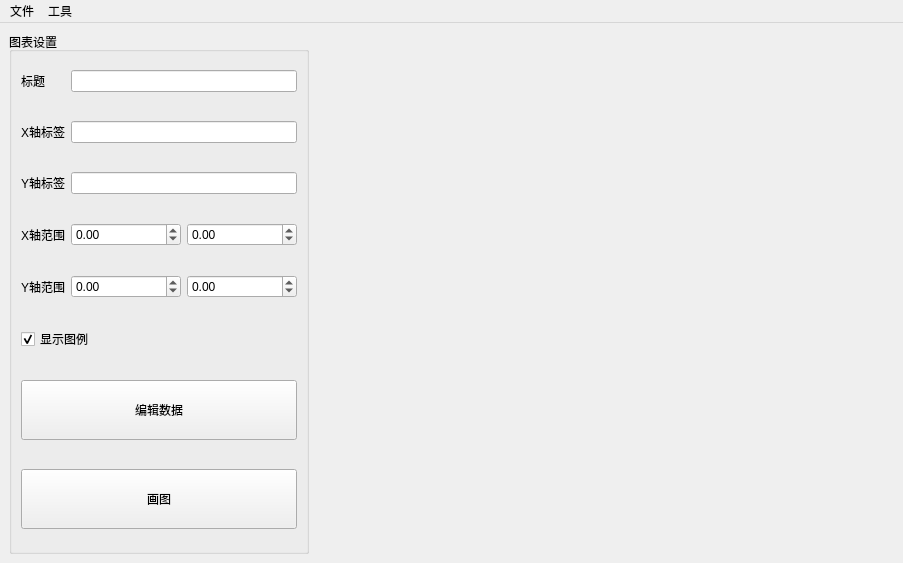
<?xml version="1.0" encoding="UTF-8"?>
<ui version="4.0">
 <class>MainWindow</class>
 <widget class="QMainWindow" name="MainWindow">
  <property name="geometry">
   <rect>
    <x>0</x>
    <y>0</y>
    <width>903</width>
    <height>563</height>
   </rect>
  </property>
  <property name="windowTitle">
   <string>平面折线图</string>
  </property>
  <widget class="QWidget" name="centralwidget">
   <layout class="QHBoxLayout" name="horizontalLayout">
    <item>
     <widget class="QGroupBox" name="groupBox">
      <property name="sizePolicy">
       <sizepolicy hsizetype="Maximum" vsizetype="Preferred">
        <horstretch>0</horstretch>
        <verstretch>0</verstretch>
       </sizepolicy>
      </property>
      <property name="minimumSize">
       <size>
        <width>300</width>
        <height>0</height>
       </size>
      </property>
      <property name="maximumSize">
       <size>
        <width>300</width>
        <height>16777215</height>
       </size>
      </property>
      <property name="title">
       <string>图表设置</string>
      </property>
      <layout class="QGridLayout" name="gridLayout">
       <property name="verticalSpacing">
        <number>20</number>
       </property>
       <item row="0" column="0">
        <widget class="QLabel" name="label">
         <property name="text">
          <string>标题</string>
         </property>
        </widget>
       </item>
       <item row="0" column="1" colspan="2">
        <widget class="QLineEdit" name="txtTitle"/>
       </item>
       <item row="1" column="0">
        <widget class="QLabel" name="label_2">
         <property name="text">
          <string>X轴标签</string>
         </property>
        </widget>
       </item>
       <item row="1" column="1" colspan="2">
        <widget class="QLineEdit" name="txtXLabel"/>
       </item>
       <item row="2" column="0">
        <widget class="QLabel" name="label_3">
         <property name="text">
          <string>Y轴标签</string>
         </property>
        </widget>
       </item>
       <item row="2" column="1" colspan="2">
        <widget class="QLineEdit" name="txtYLabel"/>
       </item>
       <item row="3" column="0">
        <widget class="QLabel" name="label_4">
         <property name="text">
          <string>X轴范围</string>
         </property>
        </widget>
       </item>
       <item row="3" column="2">
        <widget class="QDoubleSpinBox" name="spXlim1">
         <property name="minimumSize">
          <size>
           <width>110</width>
           <height>0</height>
          </size>
         </property>
         <property name="minimum">
          <double>-999999999.000000000000000</double>
         </property>
         <property name="maximum">
          <double>999999999.000000000000000</double>
         </property>
        </widget>
       </item>
       <item row="4" column="2">
        <widget class="QDoubleSpinBox" name="spYlim1">
         <property name="minimumSize">
          <size>
           <width>110</width>
           <height>0</height>
          </size>
         </property>
         <property name="minimum">
          <double>-999999999.000000000000000</double>
         </property>
         <property name="maximum">
          <double>999999999.000000000000000</double>
         </property>
        </widget>
       </item>
       <item row="3" column="1">
        <widget class="QDoubleSpinBox" name="spXlim0">
         <property name="sizePolicy">
          <sizepolicy hsizetype="Minimum" vsizetype="Fixed">
           <horstretch>0</horstretch>
           <verstretch>0</verstretch>
          </sizepolicy>
         </property>
         <property name="minimumSize">
          <size>
           <width>110</width>
           <height>0</height>
          </size>
         </property>
         <property name="minimum">
          <double>-999999999.000000000000000</double>
         </property>
         <property name="maximum">
          <double>999999999.000000000000000</double>
         </property>
        </widget>
       </item>
       <item row="4" column="1">
        <widget class="QDoubleSpinBox" name="spYlim0">
         <property name="minimumSize">
          <size>
           <width>110</width>
           <height>0</height>
          </size>
         </property>
         <property name="minimum">
          <double>-999999999.000000000000000</double>
         </property>
         <property name="maximum">
          <double>999999999.000000000000000</double>
         </property>
        </widget>
       </item>
       <item row="4" column="0">
        <widget class="QLabel" name="label_5">
         <property name="text">
          <string>Y轴范围</string>
         </property>
        </widget>
       </item>
       <item row="5" column="0" colspan="3">
        <widget class="QCheckBox" name="chkShowLegend">
         <property name="text">
          <string>显示图例</string>
         </property>
         <property name="checked">
          <bool>true</bool>
         </property>
        </widget>
       </item>
       <item row="6" column="0" colspan="3">
        <widget class="QPushButton" name="btnEditData">
         <property name="sizePolicy">
          <sizepolicy hsizetype="Minimum" vsizetype="Expanding">
           <horstretch>0</horstretch>
           <verstretch>0</verstretch>
          </sizepolicy>
         </property>
         <property name="maximumSize">
          <size>
           <width>16777215</width>
           <height>60</height>
          </size>
         </property>
         <property name="text">
          <string>编辑数据</string>
         </property>
        </widget>
       </item>
       <item row="7" column="0" colspan="3">
        <widget class="QPushButton" name="btnPlot">
         <property name="sizePolicy">
          <sizepolicy hsizetype="Minimum" vsizetype="Expanding">
           <horstretch>0</horstretch>
           <verstretch>0</verstretch>
          </sizepolicy>
         </property>
         <property name="maximumSize">
          <size>
           <width>16777215</width>
           <height>60</height>
          </size>
         </property>
         <property name="text">
          <string>画图</string>
         </property>
        </widget>
       </item>
      </layout>
      <zorder>mplWidget</zorder>
      <zorder>label</zorder>
      <zorder>txtTitle</zorder>
      <zorder>label_2</zorder>
      <zorder>txtXLabel</zorder>
      <zorder>label_3</zorder>
      <zorder>txtYLabel</zorder>
      <zorder>label_4</zorder>
      <zorder>label_5</zorder>
      <zorder>chkShowLegend</zorder>
      <zorder>btnEditData</zorder>
      <zorder>btnPlot</zorder>
      <zorder>spXlim0</zorder>
      <zorder>spXlim1</zorder>
      <zorder>spYlim0</zorder>
      <zorder>spYlim1</zorder>
     </widget>
    </item>
    <item>
     <widget class="QWidget" name="mplWidget" native="true">
      <property name="sizePolicy">
       <sizepolicy hsizetype="Expanding" vsizetype="Preferred">
        <horstretch>0</horstretch>
        <verstretch>0</verstretch>
       </sizepolicy>
      </property>
      <layout class="QVBoxLayout" name="mplLayout"/>
     </widget>
    </item>
   </layout>
  </widget>
  <widget class="QMenuBar" name="menubar">
   <property name="geometry">
    <rect>
     <x>0</x>
     <y>0</y>
     <width>903</width>
     <height>23</height>
    </rect>
   </property>
   <widget class="QMenu" name="menu">
    <property name="title">
     <string>文件</string>
    </property>
    <addaction name="actionOpen"/>
    <addaction name="actionSave"/>
    <addaction name="separator"/>
    <addaction name="actionExit"/>
   </widget>
   <widget class="QMenu" name="menu_2">
    <property name="title">
     <string>工具</string>
    </property>
    <addaction name="actionLoadExample"/>
   </widget>
   <addaction name="menu"/>
   <addaction name="menu_2"/>
  </widget>
  <action name="actionOpen">
   <property name="text">
    <string>打开数据</string>
   </property>
  </action>
  <action name="actionSave">
   <property name="text">
    <string>保存数据</string>
   </property>
  </action>
  <action name="actionExit">
   <property name="text">
    <string>退出</string>
   </property>
  </action>
  <action name="actionLoadExample">
   <property name="text">
    <string>载入样例数据</string>
   </property>
  </action>
 </widget>
 <resources/>
 <connections/>
</ui>
